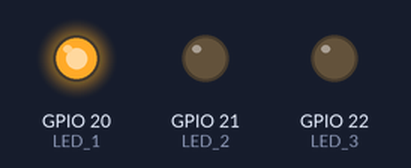
Bench run of a program on a simulated Raspberry Pi (BCM pin numbers). Parts: output pins drawn as LEDs (lit = HIGH).

Above: at 0.12 s.
At 1.37 s:
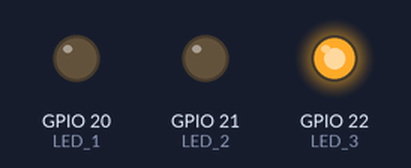
At 2.62 s:
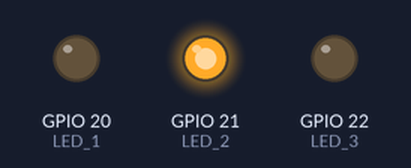
Timing chart, 0 to 3.0 s (numbered marks = the images above):
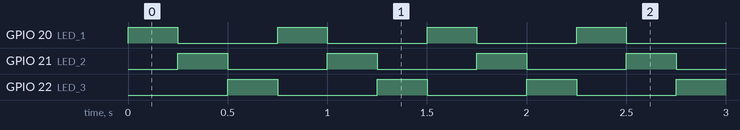

Measured:
- by itself, GPIO 20 (LED_1), GPIO 21 (LED_2), GPIO 22 (LED_3): alternates HIGH for 0.25 s and LOW for 0.50 s
- by itself, everything shown: repeats every 0.75 s, in 3 steps

The program:

blink.py
```python
import RPi.GPIO as GPIO
import time

LED_1 = 20
LED_2 = 21
LED_3 = 22
delay = 0.25

GPIO.setmode(GPIO.BCM)
GPIO.setwarnings(False)
GPIO.setup(LED_1, GPIO.OUT)
GPIO.setup(LED_2, GPIO.OUT)
GPIO.setup(LED_3, GPIO.OUT)

while True:
	GPIO.output(LED_1, 1)
	time.sleep(delay)
	GPIO.output(LED_1, 0)

	GPIO.output(LED_2, 1)
	time.sleep(delay)
	GPIO.output(LED_2, 0)

	GPIO.output(LED_3, 1)
	time.sleep(delay)
	GPIO.output(LED_3, 0)
```
